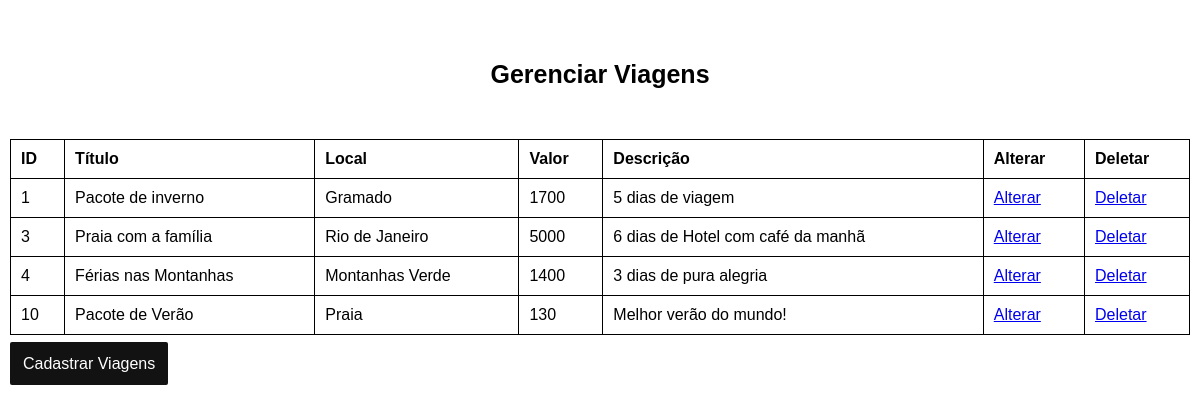
The app's page /admin/gerenciar_viagens.php with its own data.
### tables this page shows
CREATE TABLE IF NOT EXISTS `tb_viagens` (
  `id` int(11) NOT NULL AUTO_INCREMENT,
  `titulo` varchar(50) NOT NULL,
  `local` varchar(50) NOT NULL,
  `valor` float(7,2) NOT NULL,
  `desc` varchar(200) DEFAULT NULL,
  `status` bit(1) NOT NULL DEFAULT b'1',
  `data_cadastro` datetime NOT NULL DEFAULT current_timestamp(),
  `imagem` varchar(100) DEFAULT NULL,
  PRIMARY KEY (`id`)
);

### admin/gerenciar_viagens.php (the view, shortened to what this page needs)
<?php
include '../backend/conexao.php';
try {
    $sql = "SELECT * FROM tb_viagens";
    $comando = $con -> prepare($sql);
    $comando -> execute();
    $dados = $comando -> fetchAll(PDO::FETCH_ASSOC);
} catch(PDOException $erro){
    echo $erro->getMessage();
}
?>
<!DOCTYPE html>
<html lang="pt-br">
<head>
    <link rel="stylesheet" href="../css/style.css">
</head>
<body>
    <div id="container-form">
        <h2>Gerenciar Viagens</h2>
        <div id="tabela">
            <table class="tabela-viagens">
                <tr>
                    <th>ID</th>
                    <th>Título</th>
                    <th>Local</th>
                    <th>Valor</th>
                    <th>Descrição</th>
                    <th>Alterar</th>
                    <th>Deletar</th>
                </tr>
                <?php foreach($dados as $d): ?>
                <tr>
                    <td><?php echo $d['id']?></td>
                    <td><?php echo $d['titulo']?></td>
                    <td><?php echo $d['local']?></td>
                    <td><?php echo $d['valor']?></td>
                    <td><?php echo $d['desc']?></td>
                    <td>
                        <a href="../admin/alterar_viagens.php?id=<?php echo $d['id']?>">
                            Alterar
                        </a>
                    </td>
                    <td>
                        <a href="../backend/deletar.php?id=<?php echo $d['id']?>">
                            Deletar
                        </a>
                    </td>
                </tr>
                <?php endforeach;?>
            </table>
        </div>
        <a class="nav-button" href="cadastro_viagens.html">Cadastrar Viagens</a>
    </div>
</body>
</html>

### css/style.css (style rules this page uses)
* { font-family: 'Lucida Sans', 'Lucida Sans Regular', 'Lucida Grande', 'Lucida Sans Unicode', Geneva, Verdana, sans-serif; box-sizing: border-box; padding: 0; margin: 0; }
h2 { text-align: center; font-size: 25px; margin: 50px 0; }
#container-form { padding: 10px; }
#tabela { display: grid; margin: 20px auto; }
#tabela tr td, #tabela tr th { padding: 10px; cursor: pointer; }
table { border-collapse: collapse; }
.tabela-viagens, th, td { border: 1px solid black !important; text-align: left; }
.nav-button { padding: 13px; background-color: #121212; color: #fff; border-radius: 2px; text-decoration: none; }

### records on screen
tb_viagens: id "1", titulo "Pacote de inverno", local "Gramado", valor "1700", desc "5 dias de viagem"
tb_viagens: id "3", titulo "Praia com a família", local "Rio de Janeiro", valor "5000", desc "6 dias de Hotel com café da manhã"
tb_viagens: id "4", titulo "Férias nas Montanhas", local "Montanhas Verde", valor "1400", desc "3 dias de pura alegria"
tb_viagens: id "10", titulo "Pacote de Verão", local "Praia", valor "130", desc "Melhor verão do mundo!"
